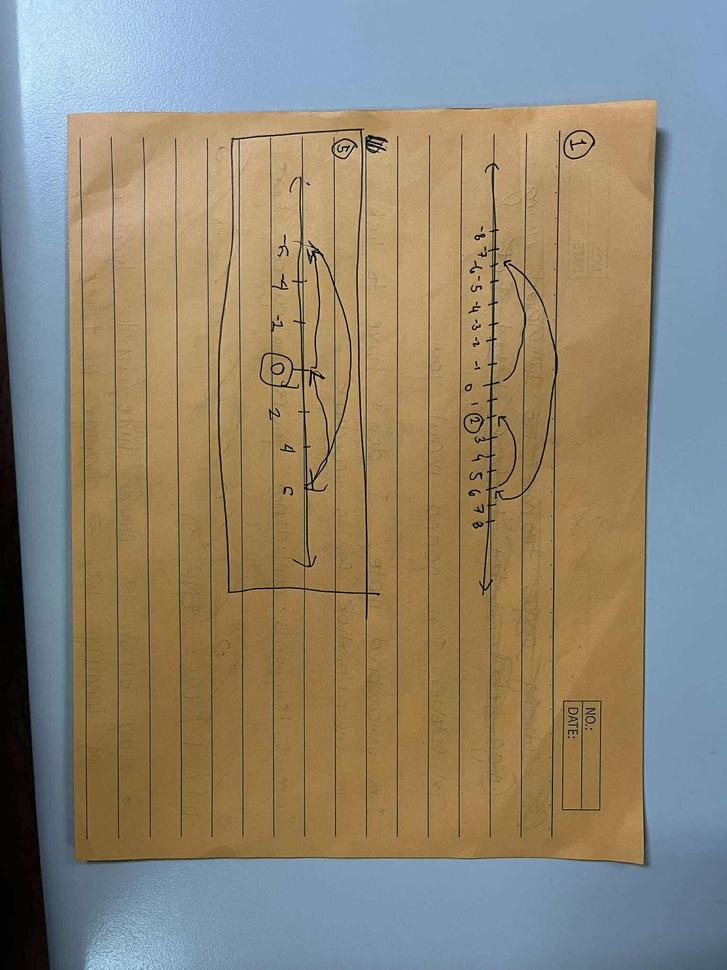
#> input picture dataset/contour_5.jpg, 727 x 970 px, shrunk from 1536 x 2048 before the run
$ python CamScannerFunctionality.py
#> lines starting #> are read from the running program, lines starting #| are printed output that depends on the picture; after the words box and inside, x2 and y2 are one past the last pixel; in counts of white or black regions, pixels touching at a corner belong together
import cv2
import numpy as np
import os

def flatten_document(image_path, save_debug=False):
    # Get the folder where this script is located
#> called with image_path = 'dataset/contour_5.jpg', save_debug = True
    script_dir = os.path.dirname(os.path.abspath(__file__))

    # Define the debug output folder relative to this script
    output_dir = os.path.normpath(os.path.join(script_dir, "..", "output"))

    # Ensure the directory exists
    if save_debug and not os.path.exists(output_dir):
        os.makedirs(output_dir, exist_ok=True)

    # Load and preprocess
    image = cv2.imread(image_path)
#> image is the input picture: shape (970, 727, 3); mean B, G, R 116.2, 134.5, 143
    orig = image.copy()
    gray = cv2.cvtColor(image, cv2.COLOR_BGR2GRAY)
    blurred = cv2.GaussianBlur(gray, (5, 5), 0)
    edges = cv2.Canny(blurred, 50, 150)
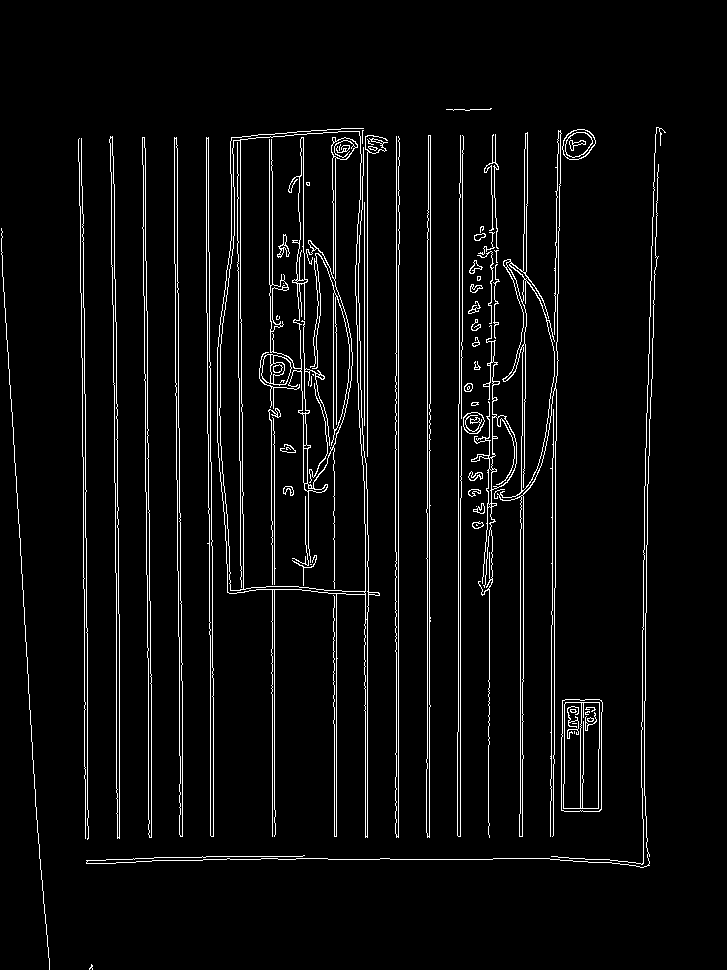
#> edges: shape (970, 727); 4.5% white in thin lines or dots, all inside (x1, y1, x2, y2) = (1, 108, 666, 970)

    if save_debug:
        cv2.imwrite(os.path.join(output_dir, "gray.jpg"), gray)
        cv2.imwrite(os.path.join(output_dir, "canny.jpg"), edges)

    kernel = np.ones((5,5), np.uint8)
    edges = cv2.dilate(edges, kernel, iterations=1)
#> edges: shape (970, 727); 17.7% white; 22 white regions, largest, box (x1, y1, x2, y2) and area: (215, 126, 390, 840) 38190, (455, 127, 598, 840) 29369, (84, 125, 668, 870) 10062
    edges = cv2.morphologyEx(edges, cv2.MORPH_CLOSE, kernel)
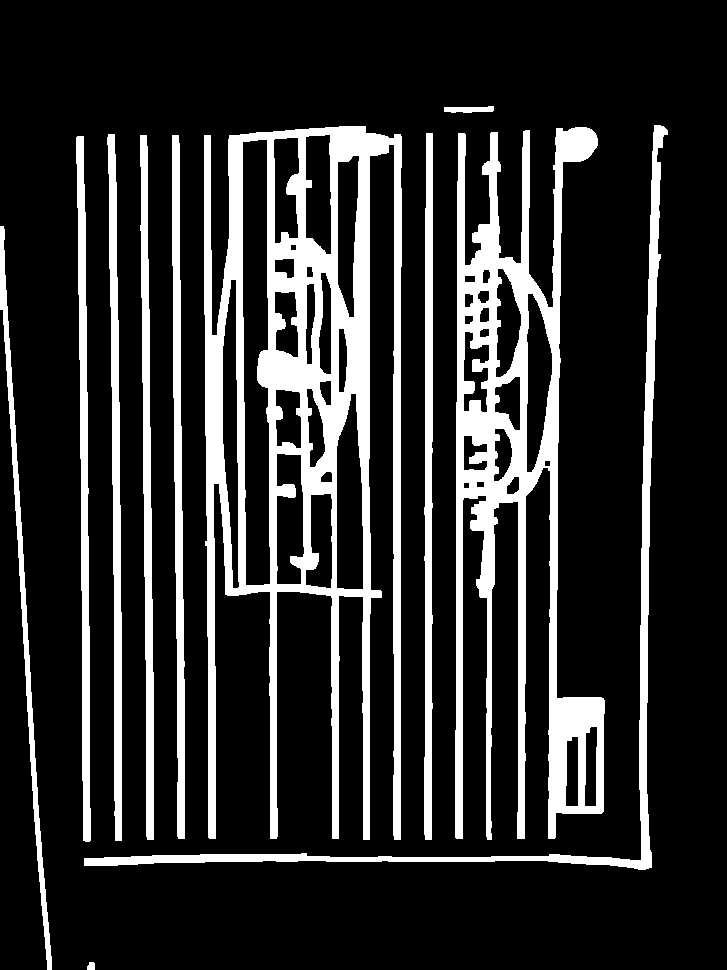
#> edges: shape (970, 727); 18.1% white; 11 white regions

    contours, i = cv2.findContours(edges.copy(), cv2.RETR_LIST, cv2.CHAIN_APPROX_SIMPLE)
#> contours = 49 contours; largest, box (x1, y1, x2, y2) and area: (204, 126, 402, 840) 83380, (455, 127, 605, 840) 43086, (242, 139, 271, 586) 10695, (84, 125, 668, 870) 8753, (107, 134, 122, 841) 4795; i = 49 rows, first 6: [1, -1, -1, -1], [2, 0, -1, -1], [3, 1, -1, -1], [4, 2, -1, -1], [5, 3, -1, -1], [6, 4, -1, -1]
    contours = sorted(contours, key=cv2.contourArea, reverse=True)
    contours = [c for c in contours if cv2.contourArea(c) > 1000] # Filter contour to ignore random small shapes
#> contours = 23 contours; largest, box (x1, y1, x2, y2) and area: (204, 126, 402, 840) 83380, (455, 127, 605, 840) 43086, (242, 139, 271, 586) 10695, (84, 125, 668, 870) 8753, (107, 134, 122, 841) 4795

    if save_debug:
        all_contours_img = image.copy()
        cv2.drawContours(all_contours_img, contours, -1, (0, 255, 0), 2)
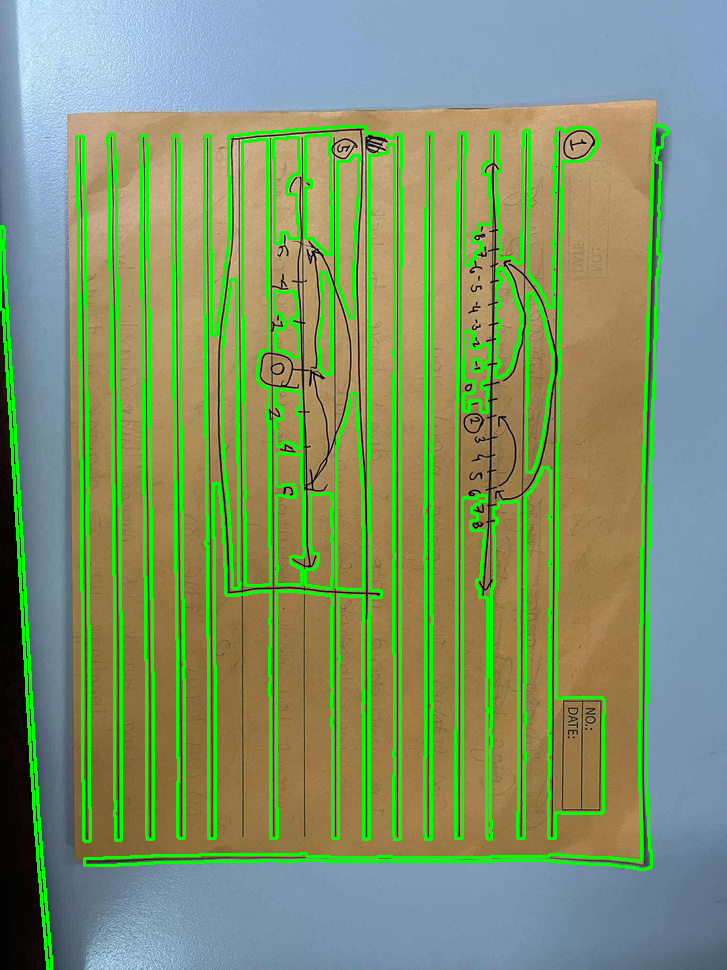
#> all_contours_img: shape (970, 727, 3); 11.42% of pixels changed, all inside (x1, y1, x2, y2) = (0, 124, 669, 970)
        cv2.imwrite(os.path.join(output_dir, "all_contours.jpg"), all_contours_img)

    if save_debug:
        for i, contour in enumerate(contours[:5]):
            debug_img = image.copy()
            cv2.drawContours(debug_img, [contour], -1, (0, 255, 0), 2)
            cv2.imwrite(os.path.join(output_dir, f"all_counter_{i+1}_contour.jpg"), debug_img)
#> this loop made 5 passes

    doc_contour = None
    for contour in contours:
        perimeter = cv2.arcLength(contour, True)
        approx = cv2.approxPolyDP(contour, 0.03 * perimeter, True)
        if len(approx) == 4:
            doc_contour = approx
            break
#> this loop made 4 passes
#> (perimeter, doc_contour) on pass 4: (2668.1, [[663, 126], [641, 859], [84, 865], [651, 867]])

    if doc_contour is None:
        raise Exception("Could not find a 4-cornered contour (document boundary).")

    if save_debug:
        contour_img = image.copy()
        cv2.drawContours(contour_img, [doc_contour], -1, (0, 255, 0), 2)
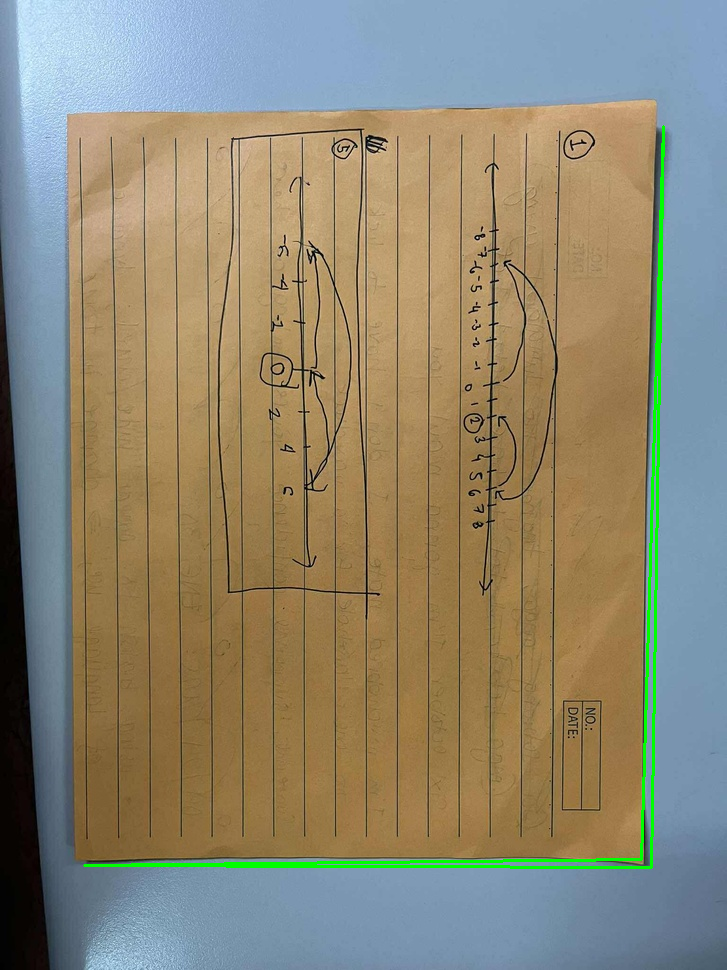
#> contour_img: shape (970, 727, 3); 1.01% of pixels changed, all inside (x1, y1, x2, y2) = (83, 125, 665, 869)
        cv2.imwrite(os.path.join(output_dir, "contour.jpg"), contour_img)

    # Order and warp
    pts = doc_contour.reshape(4, 2)
#> pts = [[663, 126], [641, 859], [84, 865], [651, 867]]
    rect = np.zeros((4, 2), dtype="float32")
    s = pts.sum(axis=1)
#> s = [789, 1500, 949, 1518]
    rect[0] = pts[np.argmin(s)]
    rect[2] = pts[np.argmax(s)]
    diff = np.diff(pts, axis=1)
#> diff = [-537, 218, 781, 216]
    rect[1] = pts[np.argmin(diff)]
    rect[3] = pts[np.argmax(diff)]

    (tl, tr, br, bl) = rect
    widthA = np.linalg.norm(br - bl)
    widthB = np.linalg.norm(tr - tl)
    heightA = np.linalg.norm(tr - br)
    heightB = np.linalg.norm(tl - bl)
    maxWidth = int(max(widthA, widthB))
    maxHeight = int(max(heightA, heightB))

    dst = np.array([
        [0, 0],
        [maxWidth - 1, 0],
        [maxWidth - 1, maxHeight - 1],
        [0, maxHeight - 1]
    ], dtype="float32")

    # Transformation matrix + warp
    M = cv2.getPerspectiveTransform(rect, dst)
#> M = [[0.001, 0.000786, -0.764], [0.000729, 0.00129, -0.645], [7.78e-07, 1.37e-06, -0.000689]]
    warped = cv2.warpPerspective(orig, M, (maxWidth, maxHeight))
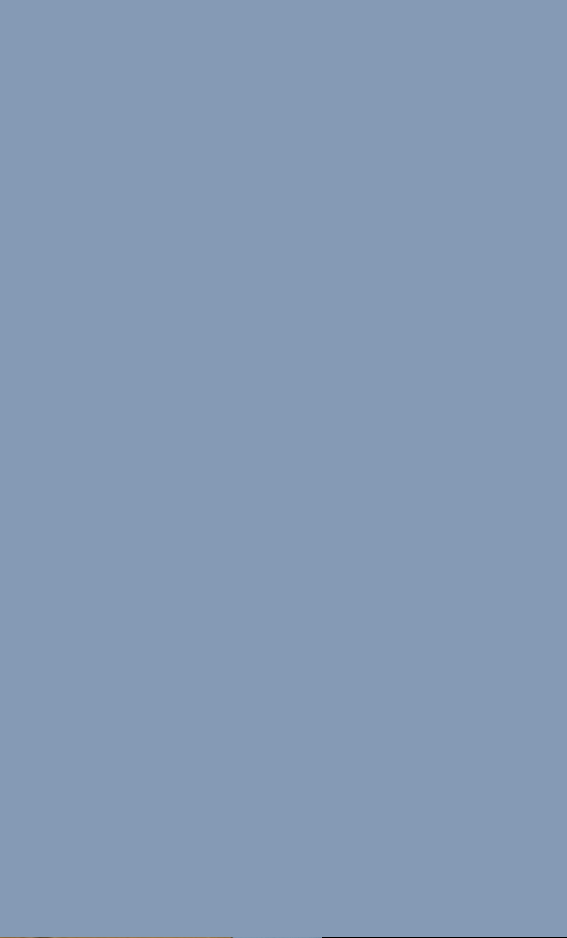
#> warped: shape (938, 567, 3); mean B, G, R 180.9, 153.9, 132.9

    if save_debug:
        cv2.imwrite(os.path.join(output_dir, "flattened.jpg"), warped)

    return warped


# Get the folder where this script is located
script_dir = os.path.dirname(os.path.abspath(__file__))
# Build the correct path to dataset
image_path = os.path.join(script_dir, "..", "dataset", "contour_5.jpg")
# Normalize to absolute path
image_path = os.path.normpath(image_path)

flattened_doc = flatten_document(image_path,save_debug=True)
if flattened_doc is not None:
    cv2.imshow("Flattened Document", flattened_doc)
    cv2.waitKey(0)
    cv2.destroyAllWindows()

$ run again, with dataset/contour_1.jpg copied over dataset/contour_5.jpg
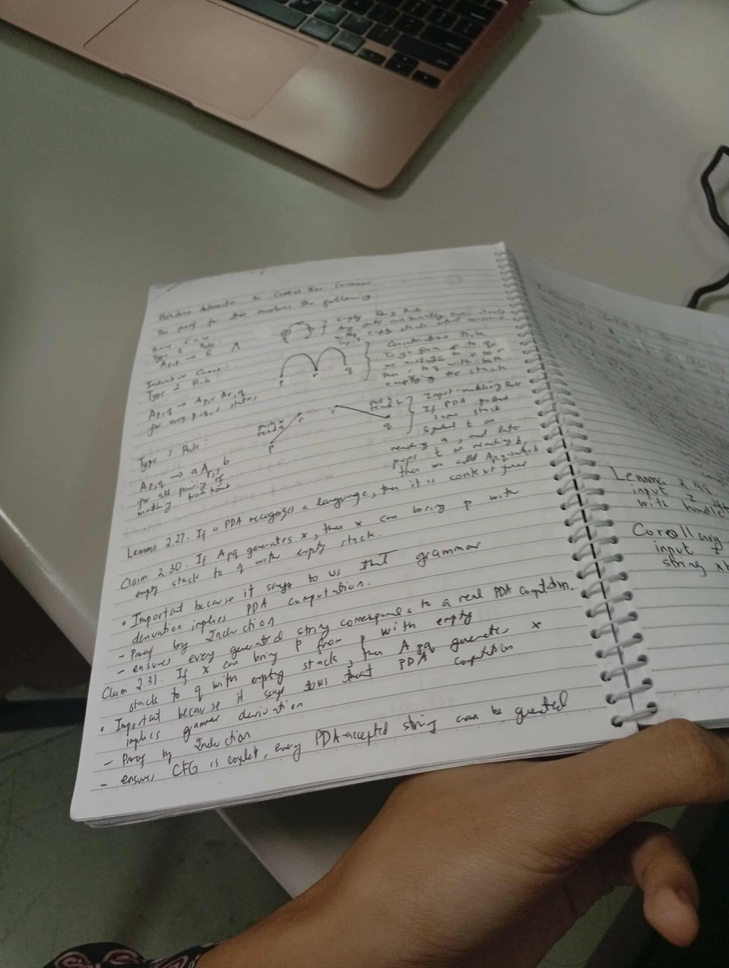
#> input picture dataset/contour_1.jpg, 729 x 968 px, shrunk from 2168 x 2879 before the run
#> in flatten_document, image is the input picture: shape (968, 729, 3); mean B, G, R 105.3, 114.6, 117.9
#> in flatten_document, `edges = cv2.morphologyEx(edges, cv2.MORPH_CLOSE, kernel)`:
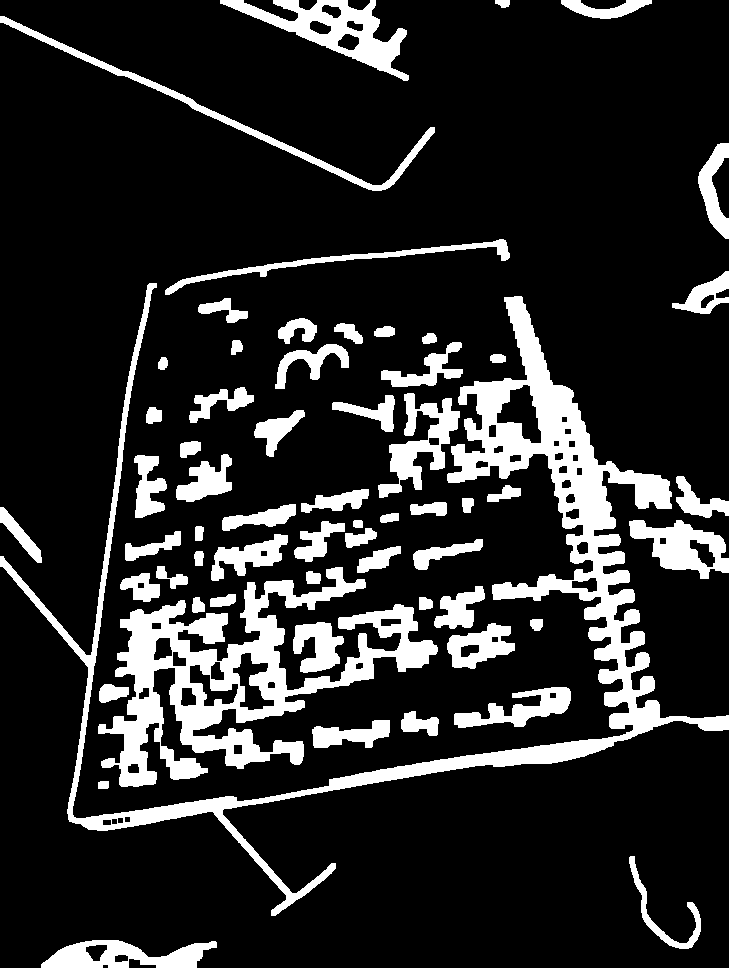
#> edges: shape (968, 729); 16.3% white; 62 white regions
#> in flatten_document, `contours, i = cv2.findContours(edges.copy(), cv2.RETR_LIST, cv2.CHAIN_..`: contours = 112 contours; largest, box (x1, y1, x2, y2) and area: (0, 283, 729, 916) 36076, (98, 567, 438, 787) 25002, (220, 0, 409, 81) 5334, (629, 520, 729, 579) 3221, (41, 940, 217, 968) 3010; i = 112 rows, first 6: [1, -1, -1, -1], [2, 0, -1, -1], [3, 1, -1, -1], [4, 2, -1, -1], [5, 3, -1, -1], [6, 4, -1, -1]
#> in flatten_document, `contours = [c for c in contours if cv2.contourArea(c) > 1000]`: contours = 22 contours; largest, box (x1, y1, x2, y2) and area: (0, 283, 729, 916) 36076, (98, 567, 438, 787) 25002, (220, 0, 409, 81) 5334, (629, 520, 729, 579) 3221, (41, 940, 217, 968) 3010
#> all_contours_img: shape (968, 729, 3); 7.24% of pixels changed, all inside (x1, y1, x2, y2) = (0, 0, 729, 968)
#> the loop in flatten_document, `for i, contour in enumerate(contours[:5]):` made 5 passes
#> the loop in flatten_document, `for contour in contours:` made 7 passes
#> (perimeter, doc_contour) on pass 7: (1079.5, [[0, 16], [368, 189], [434, 132], [372, 185]])
#> in flatten_document, `cv2.drawContours(contour_img, [doc_contour], -1, (0, 255, 0), 2)`:
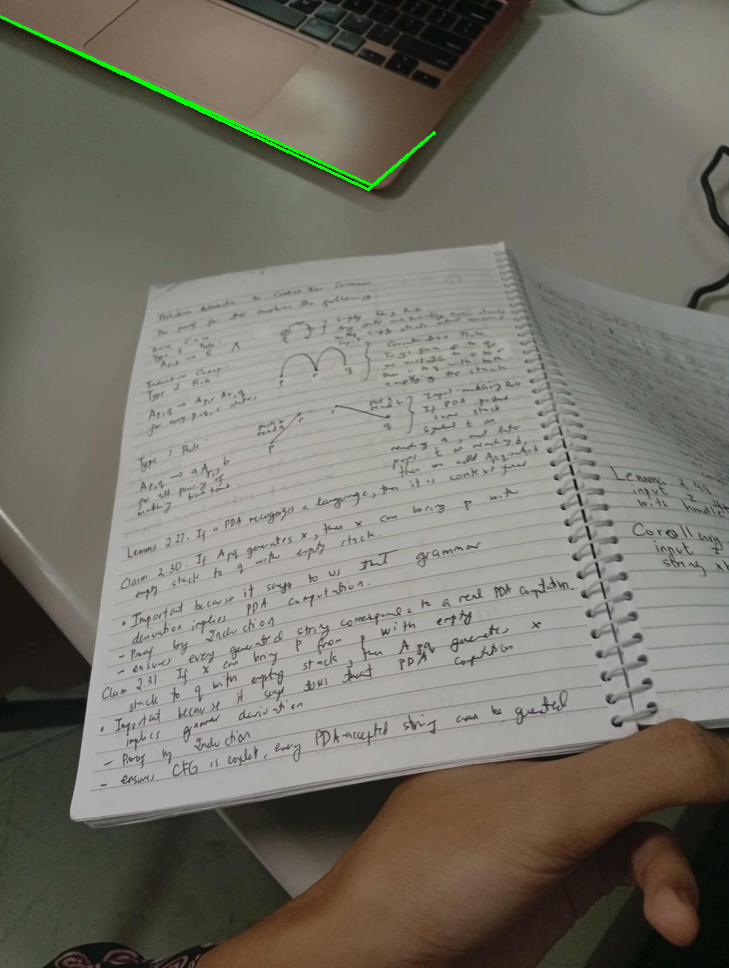
#> contour_img: shape (968, 729, 3); 0.32% of pixels changed, all inside (x1, y1, x2, y2) = (0, 15, 436, 191)
#> pts = [[0, 16], [368, 189], [434, 132], [372, 185]]
#> s = [16, 557, 566, 557]
#> diff = [16, -179, -302, -187]
#> M = [[-0.0167, 0.0624, -0.998], [3.4e-06, -1.27e-05, 0.000204], [-1.2e-05, 4.51e-05, -0.000721]]
#> warped: shape (968, 729, 3); every value is 0
